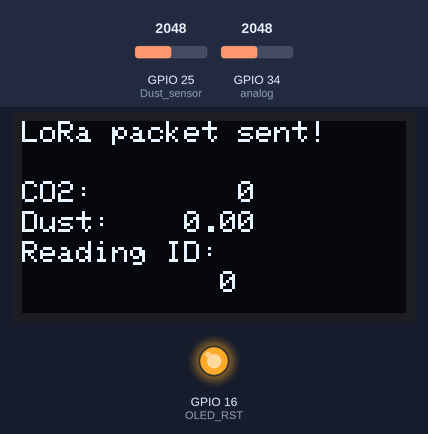
This sketch was run on a simulated ESP32. On the bench: 128×64 one-colour display, output pins drawn as LEDs (lit = HIGH). The inputs (shaded band) are chosen by the test bench; at power-on: GPIO 34 (analog) = 2048, GPIO 25 (Dust_sensor) = 2048. WiFi joins after 1.5 s; servers stay silent unless stated; uploads are accepted with an empty reply; the local clock reads 2024-03-15 10:24:30 at power-on unless the sketch sets it; no radio packets arrive unless stated; what the sketch prints to the serial monitor is not drawn.

Above: at 5.2 s.
5.3 s: GPIO 34 (analog) set to 0
At 10.2 s:
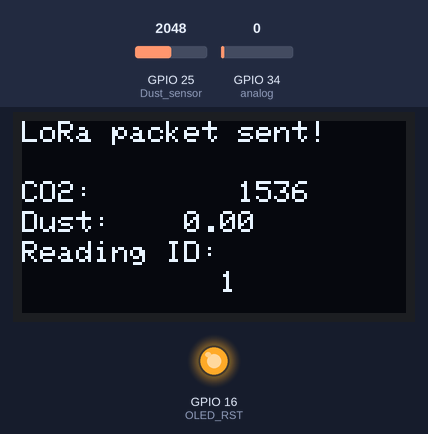
15.4 s: GPIO 34 (analog) set to 491
At 24.8 s:
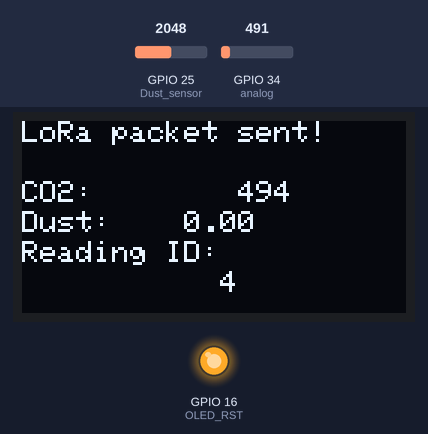
25.2 s: GPIO 34 (analog) set to 1228
At 34.9 s:
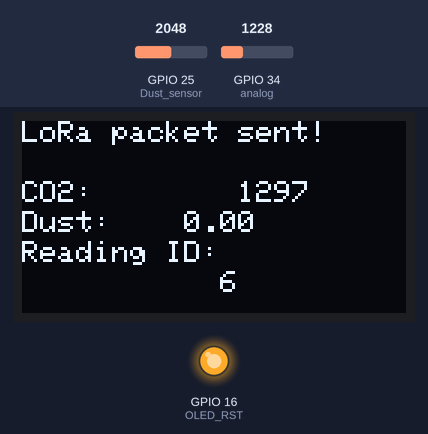
Timing chart, 0 to 36.4 s (numbered marks = the images above; inputs shaded):
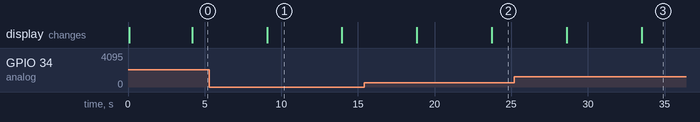

The sketch:

LoRaSender_Co2nDust_WiFi.ino
```cpp
#include <SPI.h>
#include <LoRa.h>
#include <stdlib.h>

//WiFi connection
#include <WiFi.h>
#include <HTTPClient.h>
#include <HttpClient.h>


//Libraries for OLED Display
#include <Wire.h>
#include <Adafruit_GFX.h>
#include <Adafruit_SSD1306.h>

//define the pins used by the LoRa transceiver module
#define SCK 5
#define MISO 19
#define MOSI 27
#define SS 18
#define RST 14
#define DIO0 26

//433E6 for Asia
//866E6 for Europe
//915E6 for North America
#define BAND 433E6

//OLED pins
#define OLED_SDA 4
#define OLED_SCL 15
#define OLED_RST 16
#define SCREEN_WIDTH 128 // OLED display width, in pixels
#define SCREEN_HEIGHT 64 // OLED display height, in pixels

//BME280 definition
#define SDA 21
#define SCL 13

TwoWire I2Cone = TwoWire(1);
//Adafruit_BME280 bme;

//WiFi
const char* ssid = "SW";
const char* password =  "csid2018!";
const char* serverName = "http://54.167.55.244:5000/";

IPAddress hostIp(54, 167, 55, 244);
int SERVER_PORT = 5000;
WiFiClient client;

//packet counter
int readingID = 0;

int counter = 0;
int value_co2;
float value_dust;
int sensor_number = 1;
int analog = 34;
String LoRaMessage = "";

Adafruit_SSD1306 display(SCREEN_WIDTH, SCREEN_HEIGHT, &Wire, OLED_RST);

//Initialize OLED display
void startOLED(){
  //reset OLED display via software
  pinMode(OLED_RST, OUTPUT);
  digitalWrite(OLED_RST, LOW);
  delay(20);
  digitalWrite(OLED_RST, HIGH);

  //initialize OLED
  Wire.begin(OLED_SDA, OLED_SCL);
  if(!display.begin(SSD1306_SWITCHCAPVCC, 0x3c, false, false)) { // Address 0x3C for 128x32
    Serial.println(F("SSD1306 allocation failed"));
    for(;;); // Don't proceed, loop forever
  }
  display.clearDisplay();
  display.setTextColor(WHITE);
  display.setTextSize(1);
  display.setCursor(0,0);
  display.print("LORA SENDER");
}

//Initialize LoRa module
void startLoRA(){
  //SPI LoRa pins
  SPI.begin(SCK, MISO, MOSI, SS);
  //setup LoRa transceiver module
  LoRa.setPins(SS, RST, DIO0);

  while (!LoRa.begin(BAND) && counter < 10) {
    Serial.print(".");
    counter++;
    delay(500);
  }
  if (counter == 10) {
    // Increment readingID on every new reading
    readingID++;
    Serial.println("Starting LoRa failed!");
  }
  Serial.println("LoRa Initialization OK!");
  display.setCursor(0,10);
  display.clearDisplay();
  display.print("LoRa Initializing OK!");
  display.display();
  delay(2000);
}

void setWiFi(){
  WiFi.begin(ssid, password);

  while (WiFi.status() != WL_CONNECTED) { //Check for the connection
    delay(1000);
    Serial.println("Connecting to WiFi..");
  }

  Serial.println("Connected to the WiFi network");
}


void sendReadings() { //send data with LoRa
  // 테스트 코드
//  value_co2 = (rand()%50)+700;
//  value_dust = (rand()%10)+30;
//  int mod = (rand()%100);
//  if(mod<50){ //3퍼센트의 확률로 이산화탄소랑 dust 농도 올라감 이때 많이 안올라갈수도있음.
//    value_co2+=(rand()%700);
//    value_dust+=(rand()%90);
//  }

  LoRaMessage = String(readingID) + "/" + String(value_co2) + "&" + String(value_dust);// + "#" + String(pressure);
  //Send LoRa packet to receiver
  LoRa.beginPacket();
  LoRa.print(LoRaMessage);
  LoRa.endPacket();

  display.clearDisplay();
  display.setCursor(0,0);
  display.setTextSize(1);
  display.print("LoRa packet sent!");
  display.setCursor(0,20);
  display.print("CO2:");
  display.setCursor(72,20);
  display.print(value_co2);
  display.setCursor(0,30);
  display.print("Dust:");
  display.setCursor(54,30);
  display.print(value_dust);
  display.setCursor(0,40);
  display.print("Reading ID:");
  display.setCursor(66,50);
  display.print(readingID);
  display.display();
  Serial.print("Sending packet: ");
  Serial.println(readingID);
  readingID++;
}

void sensorTowifi(){ //read two seonsor data and request to Server
  float value_dust = analogRead(25);
  value_dust= value_dust*(22.0 / 1023.0);
  Serial.print("Dust : ");
  Serial.println(value_dust);

  if(WiFi.status()== WL_CONNECTED){   //Check WiFi connection status

     for(int i=0; i<8; i++){
      value_co2+=analogRead(analog);
      delay(200);
     }
     value_co2/=8;
     int adcVal = value_co2;
     float voltage = adcVal*(3.3/4095.0);
    if(voltage == 0)
    {
    Serial.println("A problem has occurred with the sensor.");
    }
    else if(voltage < 0.4)
    {
    Serial.println("Pre-heating the sensor...");
    }
    else
    {

    float voltageDiference=voltage-0.4;
    float value_co2 =(voltageDiference*5000.0)/1.6;
    Serial.print("voltageDiference : ");
    Serial.println(voltageDiference);

    Serial.print("value_co2 :");
    Serial.println(value_co2);

    }
     HTTPClient http;

     http.begin("http://54.167.55.244:5000/");  //Specify destination for HTTP request
     http.addHeader("Content-Type",  "application/x-www-form-urlencoded");             //Specify content-type header

     String httpRequestData = "sensor_number_co2="+String(sensor_number)+"&sensor_number_dust="+String(sensor_number)+"&value_co2="+String(value_co2)+"&value_dust="+String(value_dust);
     int httpResponseCode = http.POST(httpRequestData);   //Send the actual POST request

     if(httpResponseCode>0){

      String response = http.getString();                       //Get the response to the request

      Serial.println(httpResponseCode);   //Print return code
      Serial.println(response);           //Print request answer
      Serial.println("");

     }else{

      Serial.print("Error on sending POST: ");
      Serial.println(httpResponseCode);

     }

     http.end();  //Free resources

 }else{
    Serial.println("Error in WiFi connection");
 }
}

void setup() {
  Serial.begin(115200);//initialize Serial Monitor
  startOLED();   //startBME();
  startLoRA();
  pinMode(25, INPUT);  //Dust sensor
  //set WiFi
  setWiFi();
}
void loop() {
  srand(time(NULL));
  sendReadings();
  sensorTowifi();
  delay(3000);
}
```

Measured:
- what the display in image 1 shows lasts 4.9 s, from 9.1 s to 14.0 s
